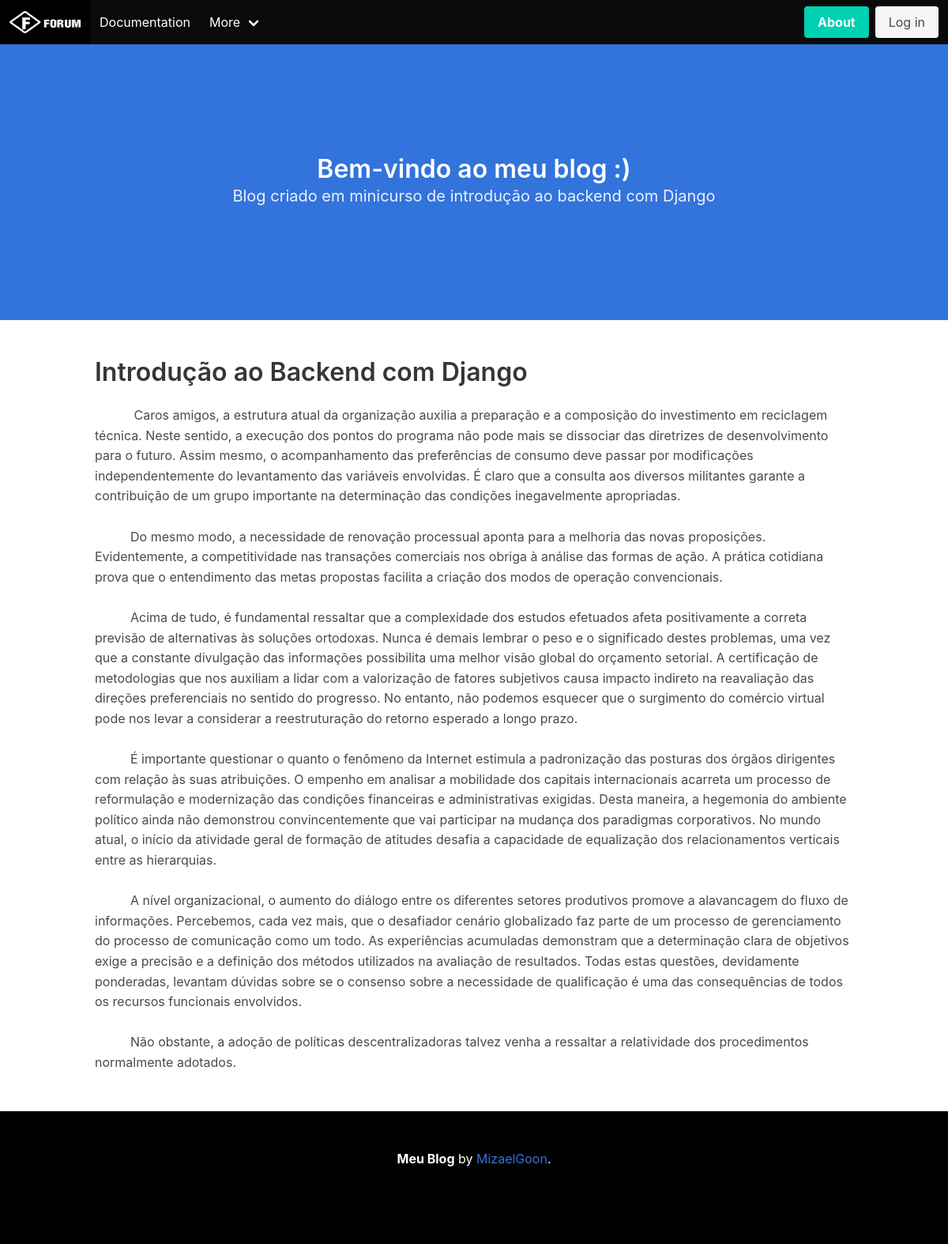
/post/introducao-ao-backend-com-django, run on the app's committed database.
### core/models.py (models this page shows, shortened)
class Post(models.Model):
    title = models.CharField('Título', max_length=300, blank=False, null=False)
    resume = models.TextField('Resumo', max_length=500, blank=False, null=False, default='')
    content = RichTextField()
    date_published = models.DateTimeField('Data de publicação', auto_now_add=True)
    slug = models.SlugField('Slug', editable=False)

### core/views.py (the view)
# urls.py: path('post/<slug:slug>', views.detail, name='detail'),
def detail(request, slug):
    post = Post.objects.get(slug=slug)
    data = {
        'post': post
    }
    return render(request, 'core/detail.html', data)

### core/templates/core/detail.html
{% extends './base.html' %}
{% block content %}
    <section class="section">
        <div class="container">
            <h1 class="title">{{ post.title }}</h1>
                <div class="wysiwyg">
                    {{ post.content|safe }}
                </div>
        </div>
    </section>
{% endblock %}

### core/static/css/wysiwyg.css (style rules this page uses)
.wysiwyg { line-height:1.6 }
.wysiwyg p,.wysiwyg dl,.wysiwyg ol,.wysiwyg ul,.wysiwyg blockquote,.wysiwyg pre,.wysiwyg table { margin-bottom:1.4em }
.wysiwyg p:last-child,.wysiwyg dl:last-child,.wysiwyg ol:last-child,.wysiwyg ul:last-child,.wysiwyg blockquote:last-child,.wysiwyg pre:last-child,.wysiwyg table:last-child { margin-bottom:0 }

### data on the page
Post: title "Introdução ao Backend com Django", content "Caros amigos, a estrutura atual da organização auxilia a preparação e a composição do investimento em reciclagem técnica. Neste sentido, a execução dos pontos do programa não pode mais se dissociar das diretrizes de desenvolvimento para o futuro. Assim mesmo, o acompanhamento das preferências de consumo deve passar por modificações independentemente do levantamento das variáveis envolvidas. É claro que a consulta aos diversos militantes garante a contribuição de um grupo importante na determinação das condições inegavelmente apropriadas. Do mesmo modo, a necessidade de renovação processual aponta para a melhoria das novas proposições. Evidentemente, a competitividade nas transações…"
